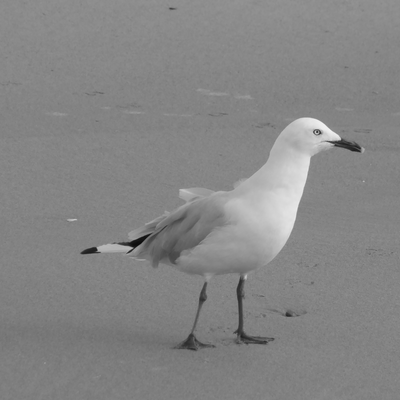
#> input picture 1205/gull_gray.png, 400 x 400 px
$ python 3.py
#> lines starting #> are read from the running program, lines starting #| are printed output that depends on the picture
import skimage.util.noise as noise
import skimage.io as io
g = io.imread('gull_gray.png')
#> g is the input picture: shape (400, 400); min 9, max 243, mean 133.3
gn = noise.random_noise(g, mode='s&p')
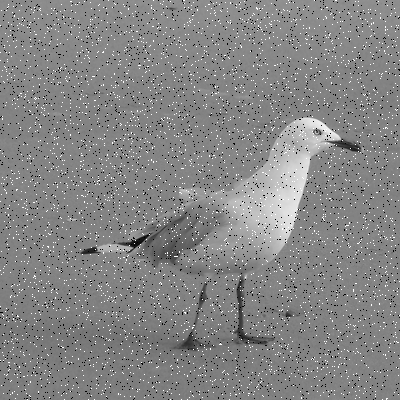
#> gn: shape (400, 400) float64; min 0, max 1, mean 0.522
gn2 = noise.random_noise(g, mode='s&p',amount=0.2)
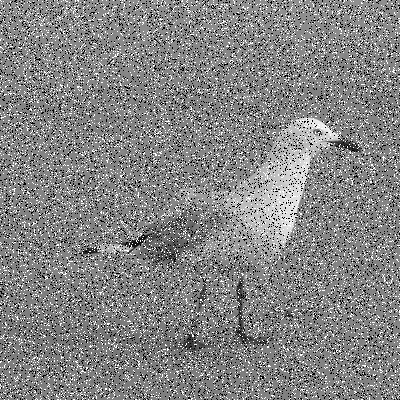
#> gn2: shape (400, 400) float64; min 0, max 1, mean 0.518
io.imshow(gn2)
